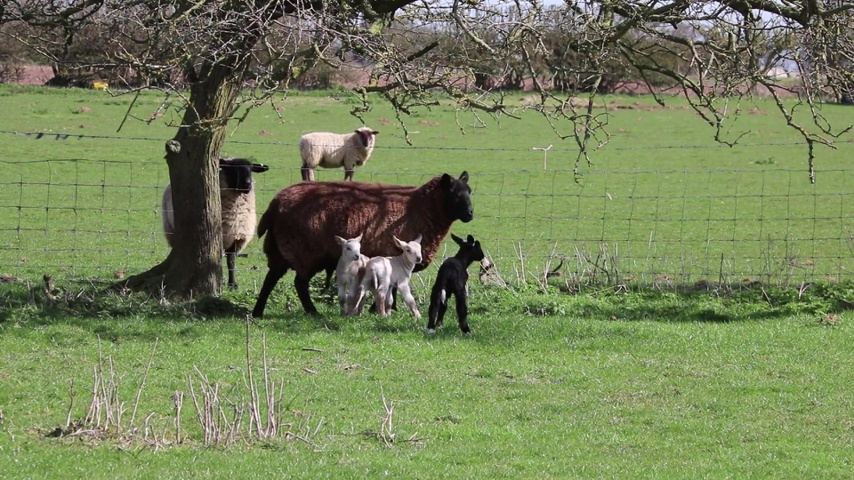
#> input picture sheep.jpg, 854 x 480 px
$ python soomthing.py
#> lines starting #> are read from the running program, lines starting #| are printed output that depends on the picture
import cv2 as cv
import numpy as np
from matplotlib import  pyplot as plt
a = 4
source = cv.imread("./../sheep.jpg",cv.IMREAD_UNCHANGED)
#> source is the input picture: shape (480, 854, 3); mean B, G, R 88.8, 130.1, 117.4
source = cv.cvtColor(source ,cv.COLOR_BGR2RGB)
kenel = np.ones((a,a),np.float32)/(a*a)
dst = cv.filter2D(src=source,ddepth=-1,kernel=kenel)
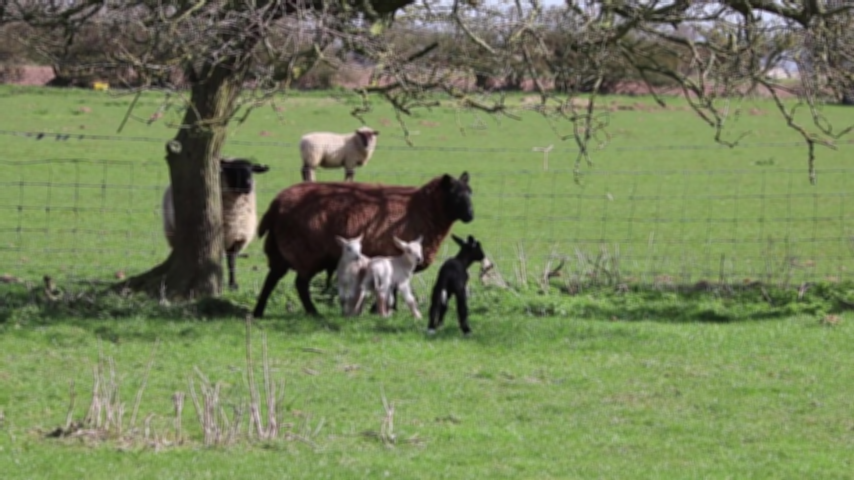
#> dst: shape (480, 854, 3); mean R, G, B 117.4, 130, 88.8
plt.subplot(1,2,1),plt.imshow(source),plt.title("source")
plt.xticks([]),plt.yticks([])
plt.subplot(1,2,2),plt.imshow(dst),plt.title("result")
plt.xticks([]),plt.yticks([])
plt.show()
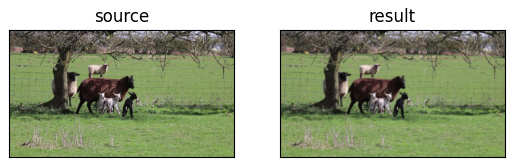
#> figure drawn by matplotlib, 2 panels
